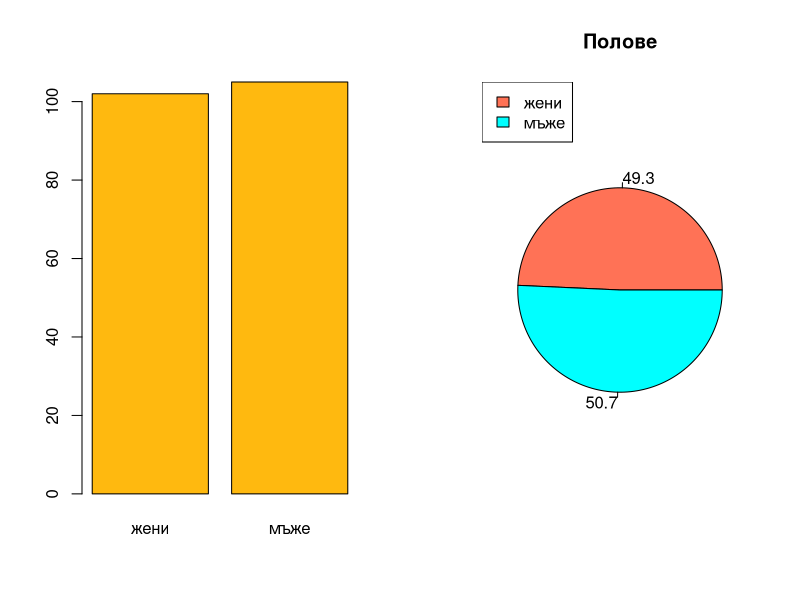
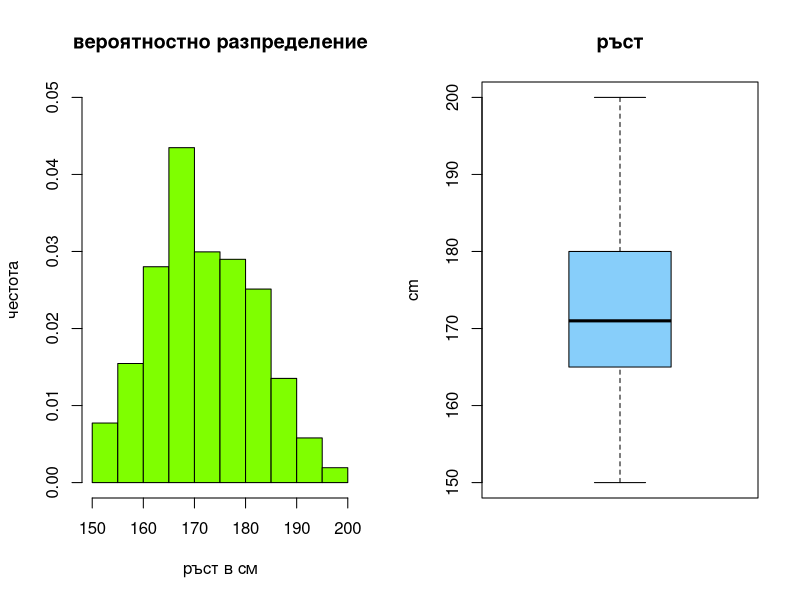
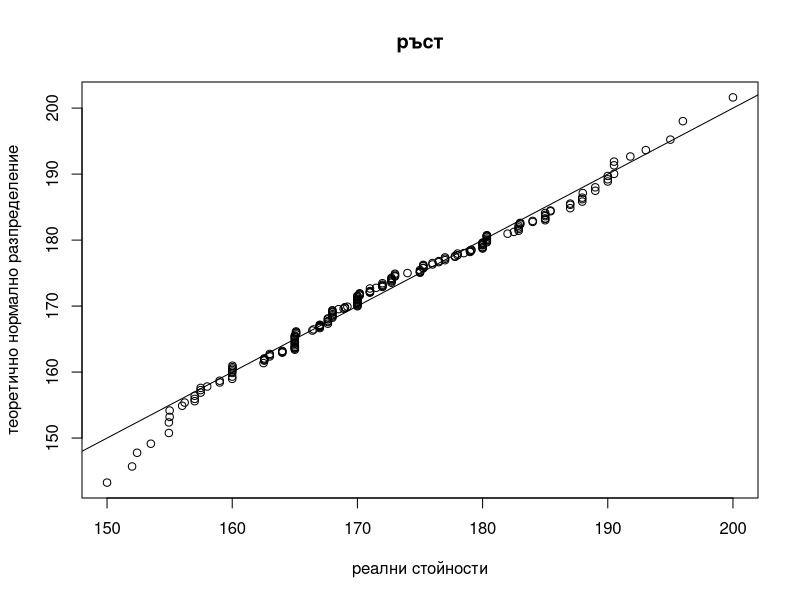
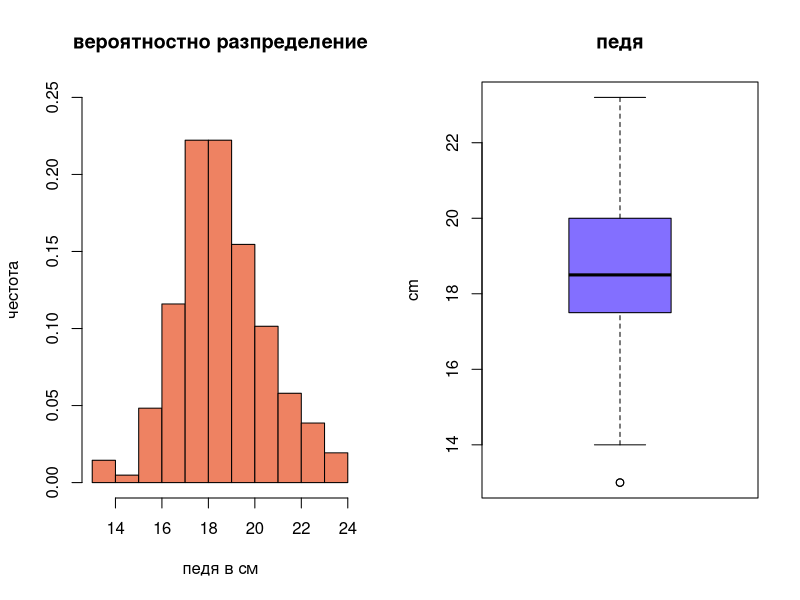
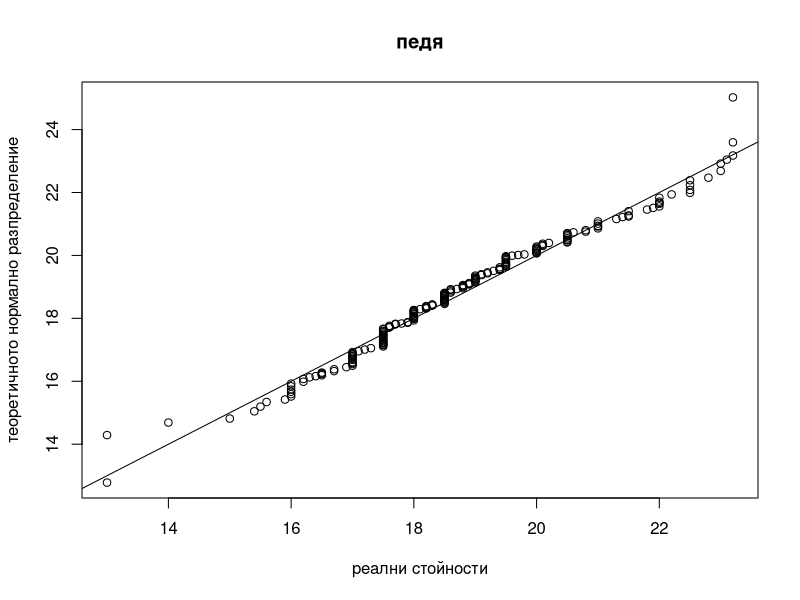
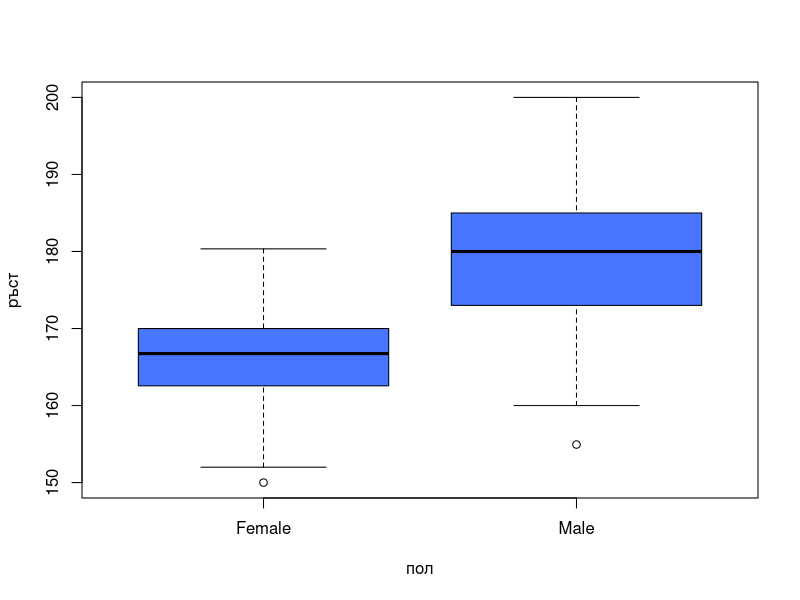
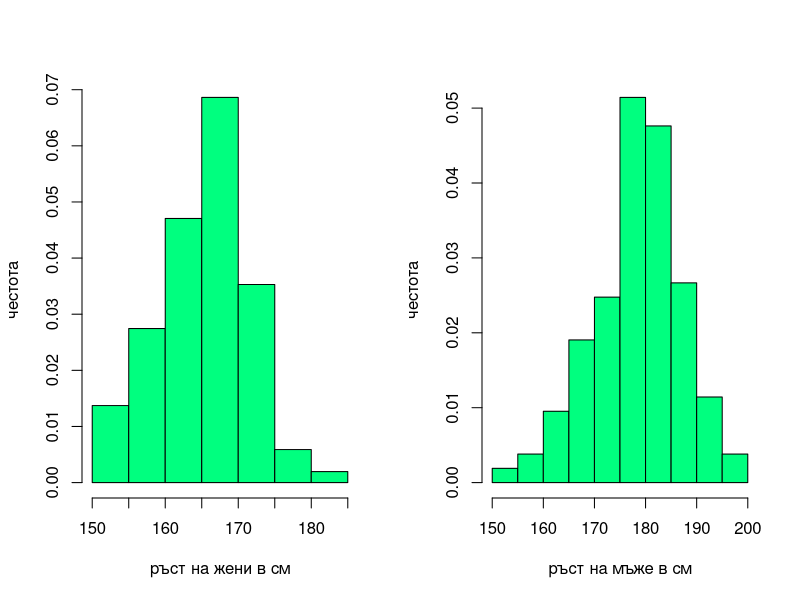
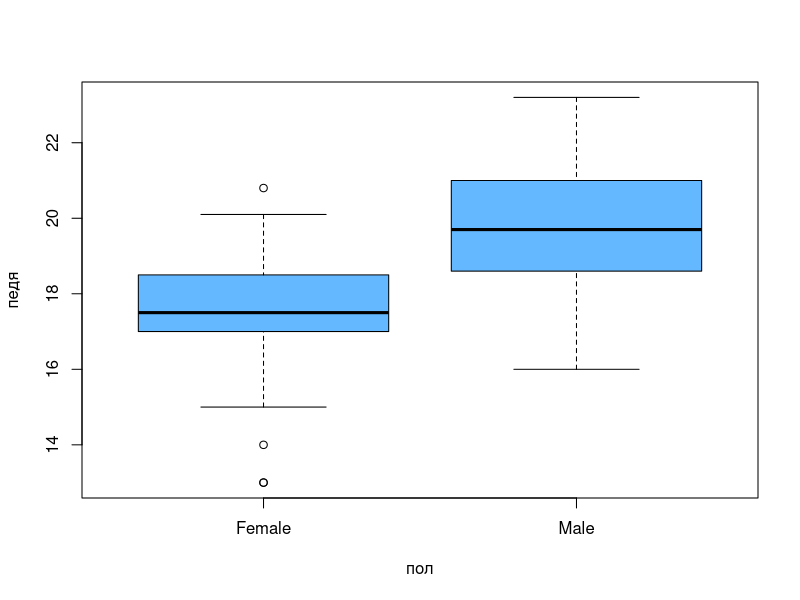

These charts were generated, in order, by the following R code:
# Проект по статистика и емпирични методи практикум
# Иван Чучулски 62167

# инсталиране на пакета от данни
install.packages("MASS")

# зареждане на пакета от данни
library("MASS")

# извличане на данните само от желаните колони и премахване на липсващи стойности
columns_to_keep <- c("Sex", "Wr.Hnd", "Height")

mydata <- survey[columns_to_keep]

mydata <- subset(mydata, !is.na(mydata$Sex) & !is.na(mydata$Wr.Hnd) & !is.na(mydata$Height))

# преименуваме колоната за дължината на дланта
colnames(mydata)[2] <- "Handspan"

# записваме данните в csv файл
write.csv(mydata, 'D:\\mydata.csv', row.names = FALSE)

# данните също могат да се заредят със 
# mydata <- read.csv('path_to_file\\mydata.csv')

# 2. Изследване на променливите поотделно
# 2.1. пол, категорийна номинална
    summary(mydata$Sex)

    par(mfrow = c(1, 2))
        table_sex <- table(mydata$Sex)
        percents <- round(100*table_sex / sum(table_sex), 1)
        colors <- c("coral1", "cyan1")

        barplot(table_sex, names.arg = c("жени", "мъже"), col = "darkgoldenrod1")

        pie(x = table_sex, main = "Полове", labels = percents, col = colors)
        legend(x = "topleft", legend = c("жени", "мъже"), cex = 1, fill = colors)
    par(mfrow = c(1, 1))

# 2.2. ръст, числова непрекъсната
    par(mfrow = c(1, 2))
        # хистограма
        hist(mydata$Height, main = "вероятностно разпределение", 
                xlab = "ръст в см", ylab = "честота",
                col = "chartreuse1", prob = TRUE, ylim = c(0, 0.05))
            
        # boxplot
        boxplot(mydata$Height, main = "ръст", ylab = "cm", col = "lightskyblue")
    par(mfrow = c(1, 1))

    # qqplot
    set.seed(9504)
    height_normal_distrib <- rnorm(n = 1000, mean = mean(mydata$Height), sd = sd(mydata$Height))

    qqplot(mydata$Height, height_normal_distrib, main = "ръст", 
            xlab = "реални стойности", ylab = "теоретично нормално разпределение")
    abline(a = 0, b = 1)

    # ниво на съгласие
    alpha <- 0.05

    # тест за нормално разпределение
    shapiro.test(mydata$Height) 
        # p-value = 0.08102 > 0.05 = alpha
        # имаме нормално разпределение

    # локация
    round(mean(mydata$Height), 3)
        # 172.385
    # дисперсия
    round(sd(mydata$Height), 3)
        # 9.895

# 2.3. педя, числова непрекъсната
    par(mfrow = c(1, 2))
        # хистограма
        hist(mydata$Handspan, main = "вероятностно разпределение", 
            xlab = "педя в см", ylab = "честота",
            col = "salmon2", prob = TRUE, ylim = c(0, 0.25))

        # boxplot
        boxplot(mydata$Handspan, main = "педя", ylab = "cm", col = "slateblue1")
    par(mfrow = c(1, 1))

    # qqplot
    set.seed(734)
    handspan_normal_distrib <- rnorm(n = 1000, mean = mean(mydata$Handspan), sd = sd(mydata$Handspan))

    qqplot(mydata$Handspan, handspan_normal_distrib, main = "педя", 
            xlab = "реални стойности", ylab = "теоретичното нормално разпределение")
    abline(a = 0, b = 1)

    # ниво на съгласие
    alpha <- 0.05

    # тест за нормално разпределение
    shapiro.test(mydata$Handspan) 
        # p-value = 0.003831 < 0.05 = alpha
        # нямаме нормално разпределение

    # локация
    round(median(mydata$Handspan), 3)
        # 18.5
    # дисперсия
    round(mad(mydata$Handspan), 3)
        # 1.483

# 3. Изследване на взаимодействия между променливите
# 3.1. категорийни обясняващи и числови зависими
    # 3.1.1. пол и ръст
        boxplot(mydata$Height ~ mydata$Sex,  xlab = "пол", ylab = "ръст", col = "royalblue1")

        fem_heights <- mydata$Height[which(mydata$Sex == 'Female')]
        male_heights <- mydata$Height[which(mydata$Sex == 'Male')]

        par(mfrow = c(1, 2))
            hist(fem_heights, main = "", xlab = "ръст на жени в см", ylab = "честота", col = "springgreen1", prob = TRUE)

            hist(male_heights, main = "", xlab = "ръст на мъже в см", ylab = "честота", col = "springgreen1", prob = TRUE)
        par(mfrow = c(1, 1))

        shapiro.test(fem_heights)  
            # p-value = 0.1313 > 0.05 = alpha

        shapiro.test(male_heights) 
            # p-value = 0.7162 > 0.05 = alpha

        # женския и мъжкия ръст са нормално разпределени

    # 3.1.2. пол и педя
        boxplot(mydata$Handspan ~ mydata$Sex, 
            xlab = "пол", ylab = "педя", col = "steelblue1")

        fem_handspan <- mydata$Handspan[which(mydata$Sex == 'Female')]
        male_handspan <- mydata$Handspan[which(mydata$Sex == 'Male')]

        par(mfrow = c(1, 2))
            hist(fem_handspan, main = "", xlab = "педя на жени в см", ylab = "честота", col = "olivedrab2", prob = TRUE)

            hist(male_handspan, main = "", xlab = "педя на мъже в см", ylab = "честота", col = "olivedrab2", prob = TRUE)
        par(mfrow = c(1, 1))

        shapiro.test(fem_handspan) 
            # p-value = 0.002367 < 0.05 = alpha

        shapiro.test(male_handspan) 
            # p-value = 0.06273 > 0.05 = alpha

        # педята на жените не е нормално разпределена, а мъжката е 

# 3.2. числови обясняващи и числови зависими
    fem_handspan <- mydata$Handspan[which(mydata$Sex == 'Female')]
    male_handspan <- mydata$Handspan[which(mydata$Sex == 'Male')]

    fem_heights <- mydata$Height[which(mydata$Sex == 'Female')]
    male_heights <- mydata$Height[which(mydata$Sex == 'Male')]

    plot(mydata$Handspan, mydata$Height, xlab = "педя", ylab = "ръст")
    abline(a = 80, b = 5, lwd = 1, col = "black")

    plot(fem_handspan, fem_heights, xlab = "педя на жени", ylab = "ръст на жени", col = "blue1")
    abline(a = 80, b = 5, lwd = 1, col = "black")

    plot(male_handspan, male_heights, xlab = "мъже", ylab = "ръст на мъже", col = "brown2")
    abline(a = 80, b = 5, lwd = 1, col = "black")

    # корелация
    rho <- round(cor(mydata$Handspan, mydata$Height, method = "spearman"), 3)
    rho_females <- round(cor(fem_handspan, fem_heights, method = "spearman"), digits = 3)
    rho_males <- round(cor(male_handspan, male_heights, method = "pearson"), digits = 3)

    abs(rho) # 0.646
    abs(rho_females) # 0.341
    abs(rho_males) # 0.385

